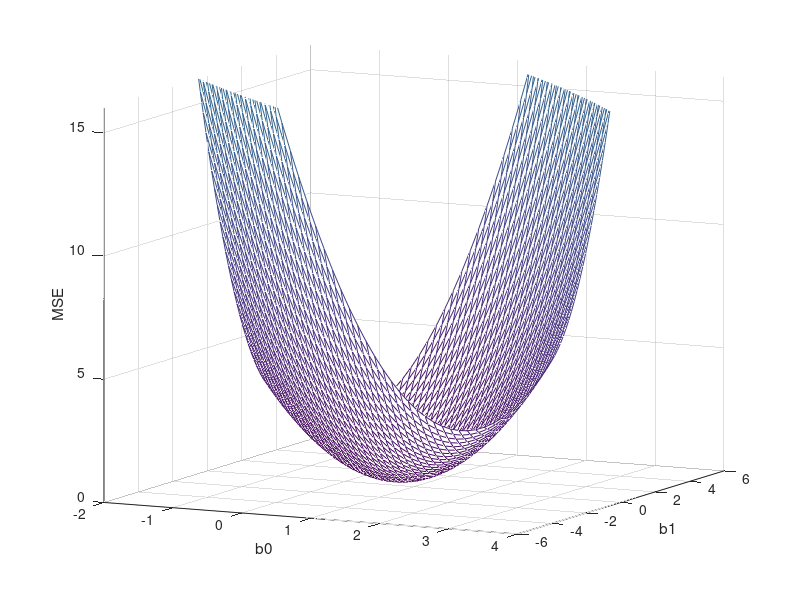
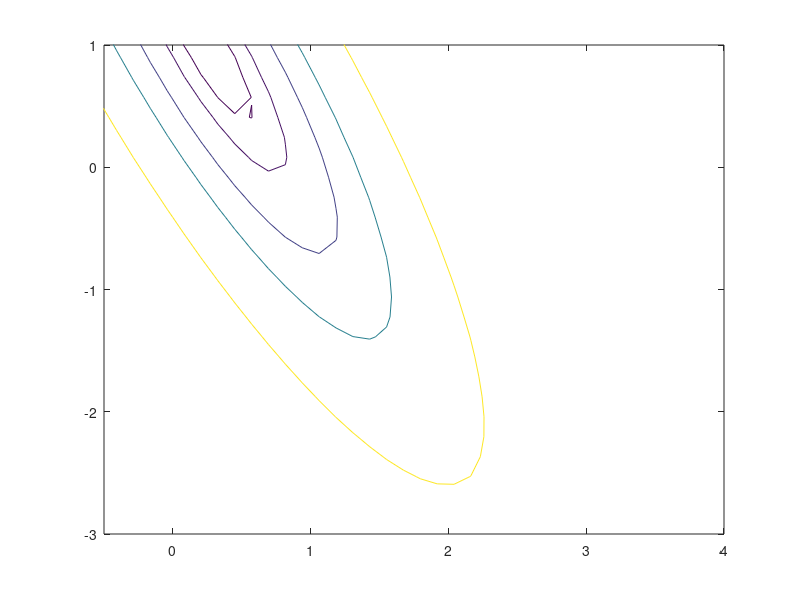

Write the MATLAB code that produced these figures, in order.
% create and plot MSE function
clear, clc


ff = [1.0, 0.866; 0.866, 1.0];
fd = [0.866; 0.5];

b0 = linspace(-2,4,50);
b1 = linspace(-4,4,50);
[xx,yy] = meshgrid(b0,b1);

bx = 50.0;
by = 50.0;

mse = zeros(bx,by);

for i=1:bx
  for j=1:by
    bvec = [b0(1,i),b1(1,j)];
    mse(i,j) = 1+ bvec*ff*bvec' - 2*bvec*fd;
  end
end



figure()
mesh(xx,yy,mse)
axis([-2, 4, -6, 6, 0, 16]);
view([5,-10,2]);
xlabel('b0');
ylabel('b1');
zlabel('MSE');

figure();
v = [.05 0.15 0.4 0.8 1.8];
%[c,h] = countour((b0,b1,mse,v,'k');
%grid;
contour(xx,yy,mse,v)
axis([-0.5, 4, -3, 1]);
